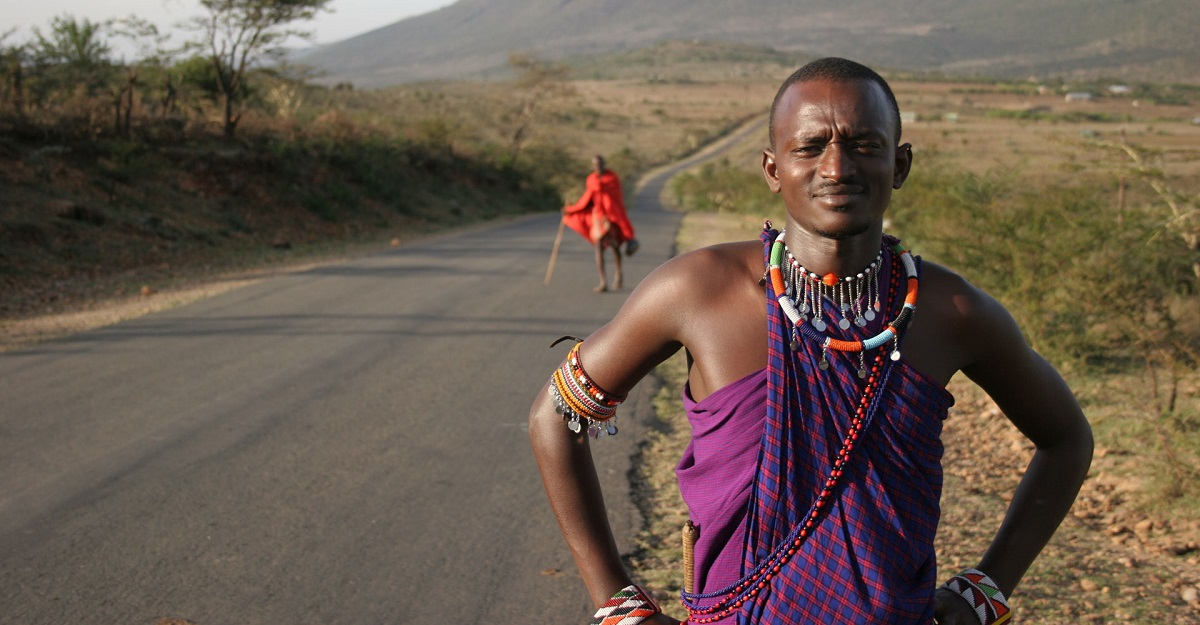
#> input picture machine_leanrnig/Face_Recognition/peoples.jpg, 1200 x 625 px
$ python code.py
#> lines starting #> are read from the running program, lines starting #| are printed output that depends on the picture; after the words box and inside, x2 and y2 are one past the last pixel; in counts of white or black regions, pixels touching at a corner belong together
import cv2


## Function for locating a face in an image
def face_rec(img_dir):
    # Reading the image
#> called with img_dir = 'peoples.jpg'
    img = cv2.imread(img_dir)
#> img is the input picture: shape (625, 1200, 3); mean B, G, R 78.7, 90.4, 105.7

    # converting the image to gray color
    gimg = cv2.cvtColor(img, cv2.COLOR_BGR2GRAY)
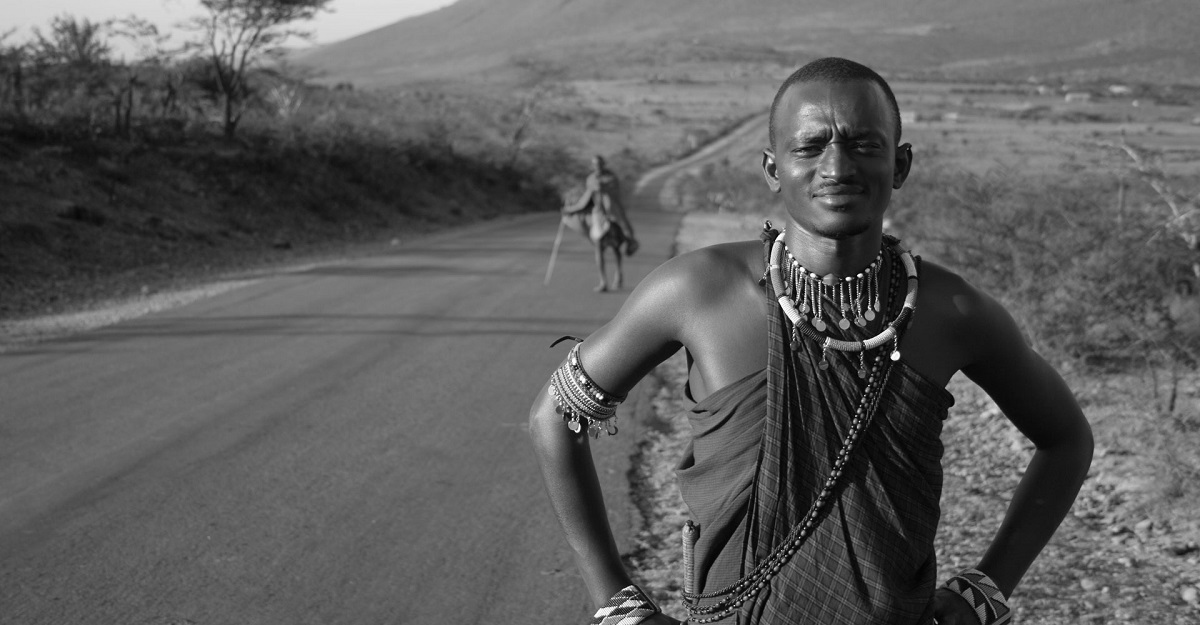
#> gimg: shape (625, 1200); min 0, max 255, mean 93.7

    # getting the holiday from machine model
    FaceRecog = cv2.CascadeClassifier('face_recog_data.xml')

    # Getting the coordinates
    cor = FaceRecog.detectMultiScale(gimg, 1.3, 5)
#> cor = [[771, 95, 138, 138]]

    try:
        if cor.all():
            for (x, y, w, h) in cor:
                img = cv2.rectangle(img, (x, y), (x + w, y + h), (255, 0, 0), 3)
#> this loop made 1 pass
#> pass 1, in face_rec, `img = cv2.rectangle(img, (x, y), (x + w, y + h), (255, 0, 0), 3)`:
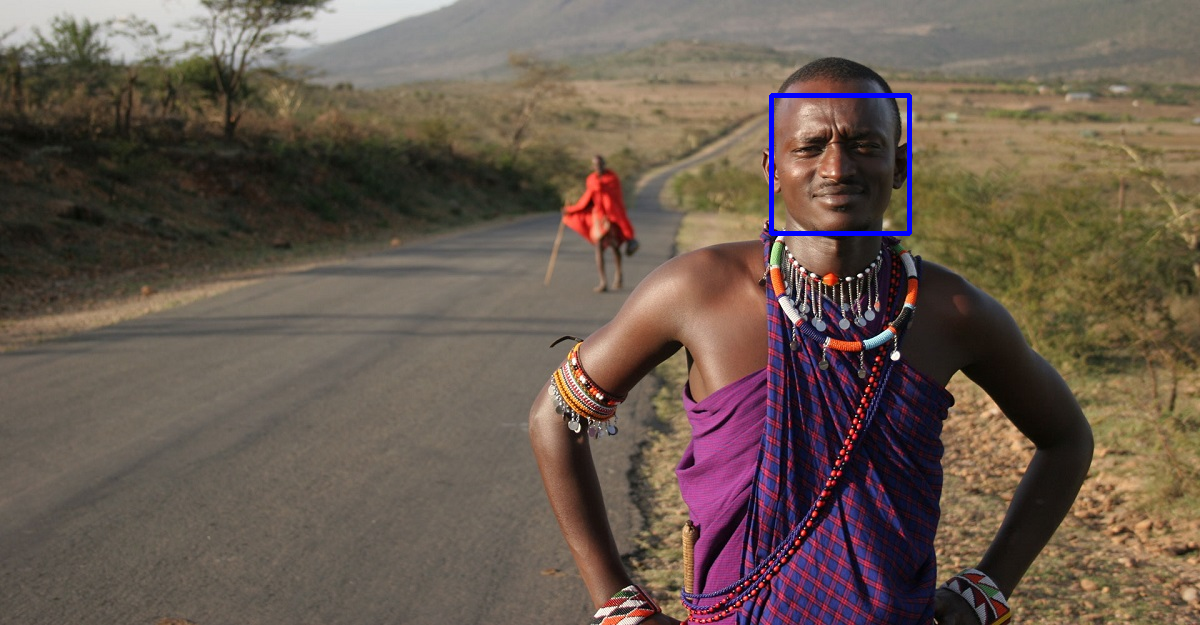
#> img: shape (625, 1200, 3); 0.37% of pixels changed, all inside (x1, y1, x2, y2) = (769, 93, 912, 236)

            return img
    except AttributeError:
        return None

cv2.imshow('Face',face_rec('peoples.jpg'))
cv2.waitKey()

## working in jupyter
